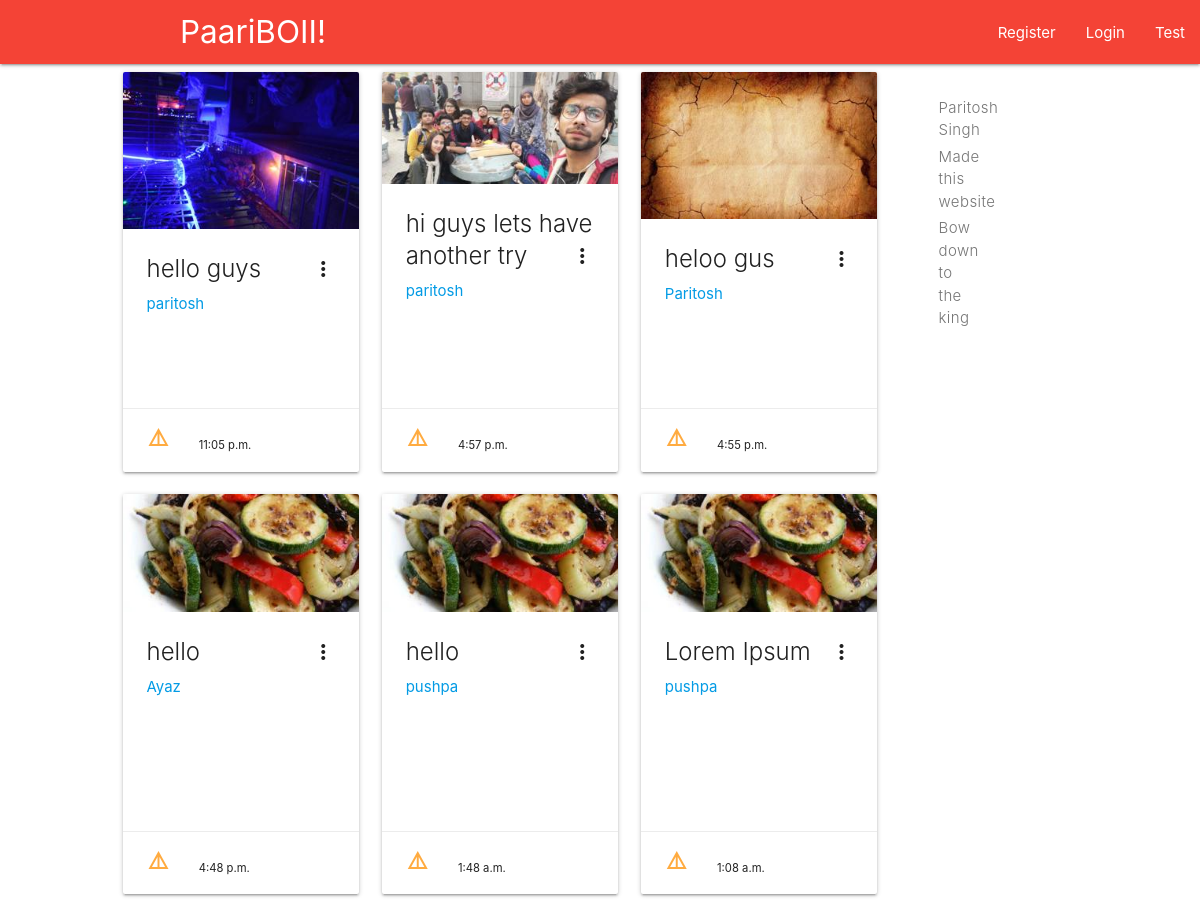
The app's page /, older data.
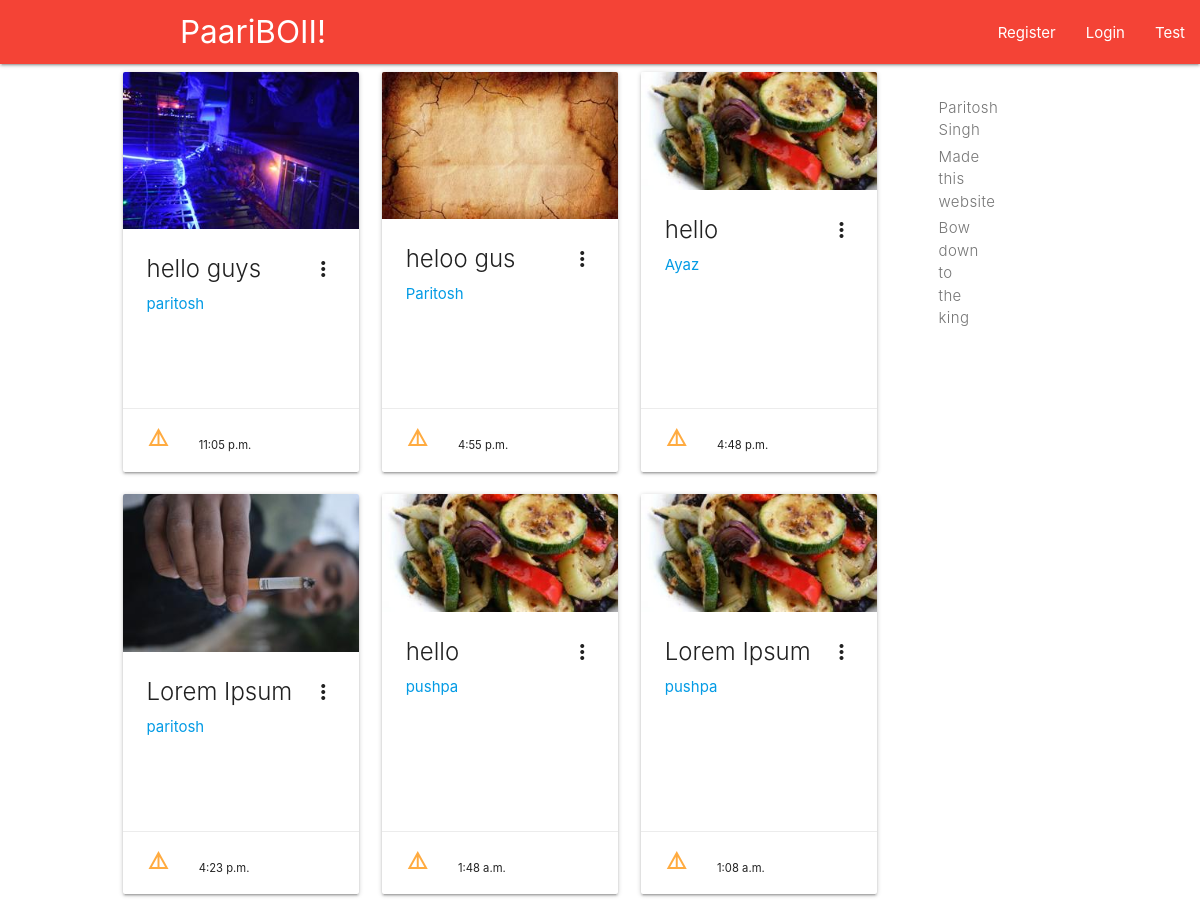
The same page, newer data.
### network/models.py (models this page shows, shortened)
class Post(models.Model):
    title = models.CharField(max_length = 100)
    content = models.TextField()
    created_on = models.TimeField(auto_now = True)
    author = models.ForeignKey(User, on_delete = models.CASCADE,)
    image = models.ImageField(default = 'default.jpg',upload_to = 'post_pics',)

### network/views.py (the view)
# urls.py: path('', user_views.PostList.as_view(), name = 'homepage'),
class PostList(ListView):
    model = Post
    context_object_name = 'posts'
    ordering = ['-created_on']
    paginated_by = 10

### network/templates/network/post_list.html (shortened to what this page needs)
{% extends "network/base.html" %}
{% block content %}
<div class = row>
<div class = "col s12 m8 offset-m1 x17 offset-l1">
      {% for post in posts %}
            <div class = "col s12 m6 l4">
                <div class="card medium">
                    <div class="card-image waves-effect waves-block waves-light">
                        <img class="activator" src="{{post.image.url}}">
                    </div>
                    <div class="card-content">
                        <span class="card-title activator grey-text text-darken-4">{{post.title}}
                            <i href= "#" class="material-icons right tooltipped" data-position="bottom" data-tooltip="Open Card">more_vert</i></span>
                        <p><a href="{% url 'network:profile_detail' post.author.profile.id %}">{{post.author.username}}</a></p>
                        <br>
                        <p class = "card-action"><a href = "{% url 'network:post_detail' post.id %}"><i class = "material-icons">details</i></a>
                        <small class = ".bottomleft">{{ post.created_on}}</small>
                    </div>
                </div>
            </div>
            {% endfor %}
        </div>
        <div class="col hide-on-small-only m3 X13 offset-x11">
            <div class="col hide-on-small-only m3 xl3 offset-xl1">
                <div class="toc-wrapper">
                    <div style="height: 1px;">
                        <ul class="section table-of-contents">
                            <li><a href="#materialdesign">Paritosh Singh</a></li>
                            <li><a href="#team">Made this website</a></li>
                            <li><a href = "#paritosh">Bow down to the king </a></li>
                        </ul>
                    </div>
                </div>
            </div>
        </div>
</div>
{% endblock content %}

Row changes from the older to the newer data that the page shows:
removed Post: image (picture), title "hi guys lets have another try", author.username "paritosh", created_on "4:57 p.m."
added Post: image (picture), title "Lorem Ipsum", author.username "paritosh", created_on "4:23 p.m."
